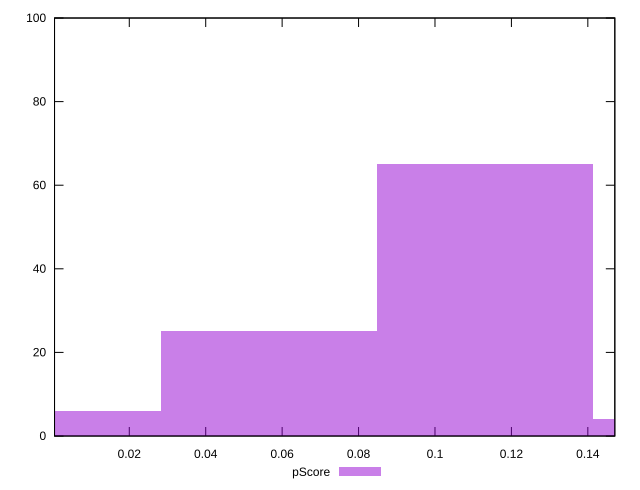

Generate this figure with gnuplot:
reset

$pScore <<EOF
0.056588593907072625 25
0.11317718781414525 65
0.16976578172121787 4
0 6
EOF

set key outside below
set boxwidth 0.056588593907072625
set xrange [0.0004373213442573354:0.14706259471706262]
set yrange [0:100]
set trange [0:100]
set style fill transparent solid 0.5 noborder
set terminal svg size 640, 490 enhanced background rgb 'white'
set output "reprap/max-potential-fid/samples/pages+cached/pScore/histogram.svg"

plot $pScore title "pScore" with boxes

reset
